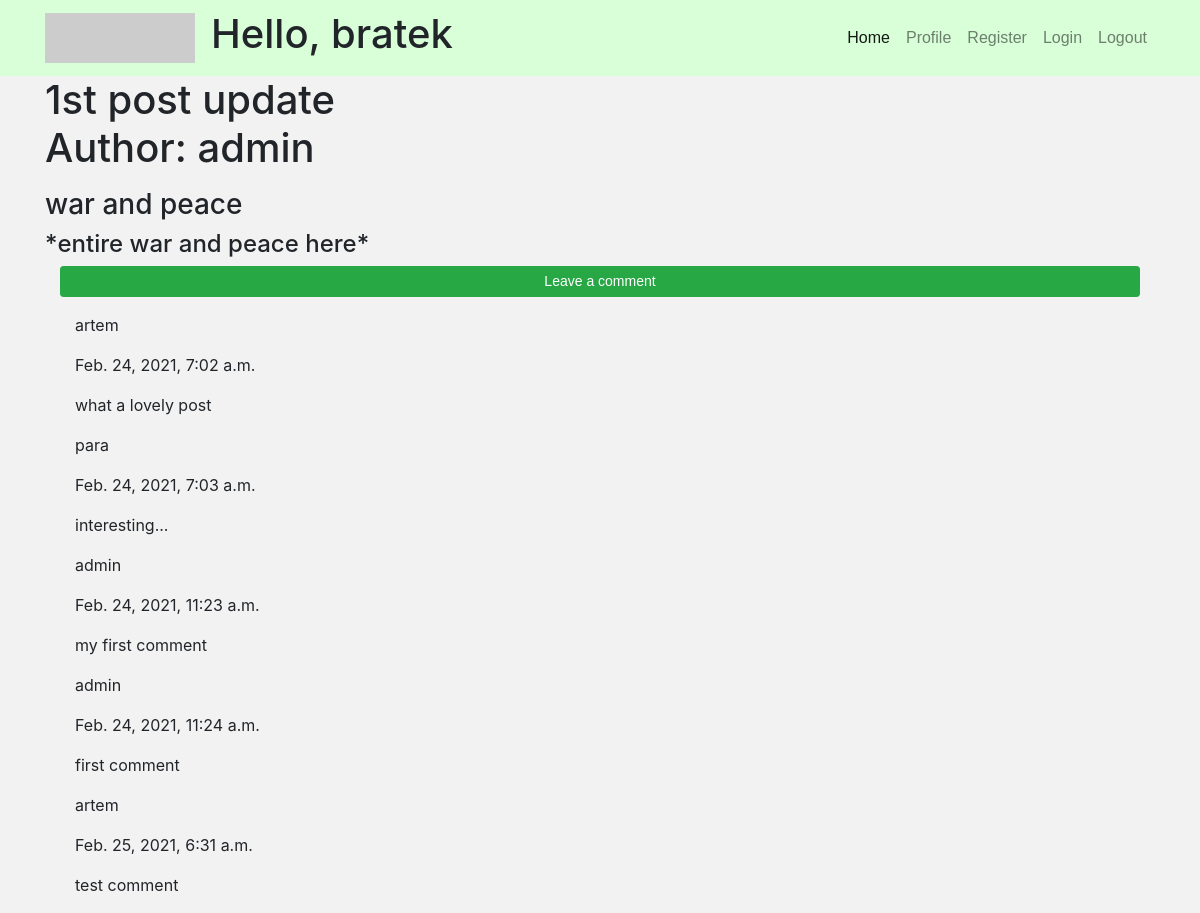
The app's page /blog/post/1 (signed in) with its own data.
### BlogApp/models.py (models this page shows, shortened)
class Post(models.Model):
    name = models.CharField(max_length=200, default='Untitled')
    creation_date = models.DateTimeField(auto_now_add=True, null=True)
    text = models.TextField()
    description = models.TextField(max_length=200)
    user = models.ForeignKey(Guest, on_delete=models.SET_NULL, null=True)

class Guest(models.Model):
    user = models.OneToOneField(User, null=True, blank=True, on_delete=models.CASCADE)
    name = models.CharField(max_length=200, null=True)  # should be unique
    date_created = models.DateTimeField(auto_now_add=True, null=True)
    email = models.EmailField(default='example@blog.com')  # can't change
    phone = models.IntegerField(blank=True, default=111111)
    profile_picture = models.ImageField(null=True, blank=True)
    skype = models.CharField(max_length=50, null=True, blank=True)
    def __str__(self):
        return self.name

class Comment(models.Model):
    author = models.ForeignKey(Guest, on_delete=models.CASCADE)
    text = models.TextField()
    publication_date = models.DateTimeField(auto_now_add=True, null=True)
    post = models.ForeignKey(Post, on_delete=models.CASCADE)

### BlogApp/views.py (the view)
# urls.py: path('post/<str:pk>', views.post_page, name='post'),
@login_required(login_url='Blog:login')
def post_page(request, pk):
    post = Post.objects.get(id=pk)
    comments = Comment.objects.filter(post=post)
    context = {'post': post, 'comments': comments}
    return render(request, 'Blog/post.html', context)

### templates/Blog/post.html
{% extends 'Blog/base.html' %}
{% block content %}
<h1><span>{{ post.name }} <p>Author: {{ post.user }}</p> </span></h1>
<h3>{{ post.description }}</h3>
<h4>{{ post.text }}</h4>
<div class="container">
    {% if request.user|stringformat:'s' != post.user|stringformat:'s' %}
    <p><a href="{% url 'Blog:create_comment' post.id %}" class="btn btn-sm btn-success"
        style="width: 100%">Leave a comment</a></p>
    {% endif %}
    {% for comment in comments %}
    <div class="container">
        <p>{{comment.author}}</p>
        <p>{{comment.publication_date}}</p>
        <p>{{comment.text}}</p>
    </div>
    {% endfor %}
</div>
{% endblock %}

### templates/Blog/base.html (shortened to what this page needs)
<!DOCTYPE html>
{% load static %}
<html lang="en">
<head>
        <link rel="stylesheet"
          href="https://stackpath.bootstrapcdn.com/bootstrap/4.3.1/css/bootstrap.min.css"
>
        <link rel="stylesheet"
              type="text/css"
              href="{% static 'css/main.css' %}">
</head>
<body>
<nav class="navbar navbar-expand-lg navbar-light static-top"
  style="background-color: #d9ffd9;">
  <div class="container">
    <a class="navbar-brand" href="#">
          <img src="http://placehold.it/150x50?text=Logo" alt="">
        </a>
    <div class="collapse navbar-collapse" id="navbarResponsive">
        <h1>Hello, {{ request.user }} </h1>
      <ul class="navbar-nav ml-auto">
        <li class="nav-item active">
          <a class="nav-link" href="{% url 'Blog:home' %}">Home
              </a>
        </li>
        <li class="nav-item">
          <a class="nav-link" href="{% url 'Blog:profile' user %}">Profile</a>
        </li>
        <li class="nav-item">
          <a class="nav-link" href="{% url 'Blog:register' %}">Register</a>
        </li>
        <li class="nav-item">
          <a class="nav-link" href="{% url 'Blog:login' %}">Login</a>
        </li>
        <li class="nav-item">
          <a class="nav-link" href="{% url 'Blog:logout' %}">Logout</a>
        </li>
      </ul>
    </div>
  </div>
</nav>
<div class="container">
  {% block content %}
  {% endblock %}
</div>
</body>
</html>

### static/css/main.css (style rules this page uses)
body { background-color: #f2f2f2; }
a { font-family: Arial, Helvetica, sans-serif; color: black; }

### records on screen
Post: name "1st post update", user "admin", description "war and peace", text "*entire war and peace here*"
Comment: author "artem", publication_date "Feb. 24, 2021, 7:02 a.m.", text "what a lovely post"
Comment: author "para", publication_date "Feb. 24, 2021, 7:03 a.m.", text "interesting..."
Comment: author "admin", publication_date "Feb. 24, 2021, 11:23 a.m.", text "my first comment"
Comment: author "admin", publication_date "Feb. 24, 2021, 11:24 a.m.", text "first comment"
Comment: author "artem", publication_date "Feb. 25, 2021, 6:31 a.m.", text "test comment"

### other values on screen
{{ request.user }} "bratek"
